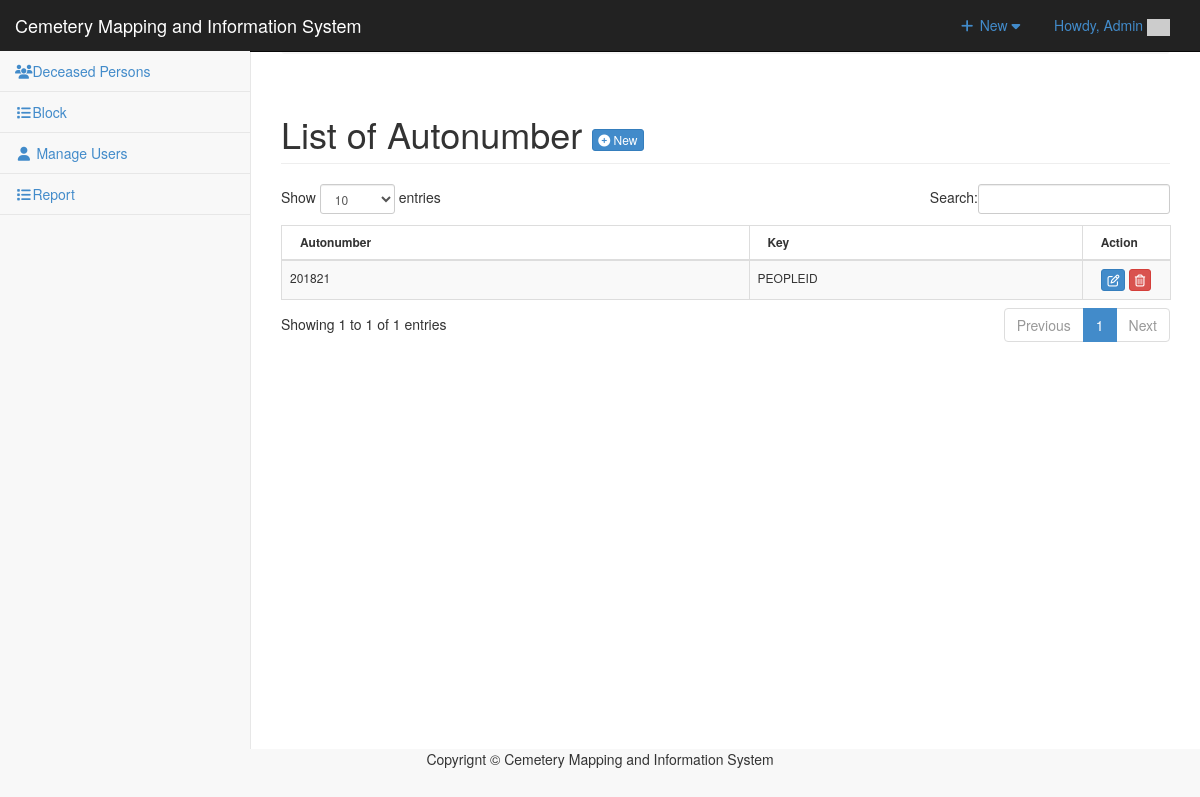
The page /admin/autonumber/index.php (signed in) on the database its author committed.
### tables this page shows
CREATE TABLE `tblautonumber` (
  `ID` int(11) NOT NULL,
  `AUTOSTART` varchar(11) NOT NULL,
  `AUTOINC` int(11) NOT NULL,
  `AUTOEND` int(11) NOT NULL,
  `AUTOKEY` varchar(12) NOT NULL,
  `AUTONUM` int(30) NOT NULL
);

### admin/autonumber/index.php (called while the page is built, shortened)
<?php
require_once ("../theme/templates.php");
?>

### include/database.php (called while the page is built, shortened)
<?php
class Database {
	var $sql_string = '';
	private $conn;
	public function open_connection() {
		$this->conn = mysqli_connect(server,user,pass);
		if(!$this->conn){
			echo "Problem in database connection! Contact administrator!";
			exit();
		}else{
			$db_select = mysqli_select_db($this->conn,database_name);
		}
	}
	function setQuery($sql='') {
		$this->sql_string=$sql;
	}
	function executeQuery() {
		$result = mysqli_query($this->conn,$this->sql_string);
		return $result;
	}
	private function confirm_query($result) {
		return $result;
	}
	function loadResultList( $key='' ) {
		$cur = $this->executeQuery();
		$array = array();
		while ($row = mysqli_fetch_object($cur)) {
			if ($key) {
				$array[$row->$key] = $row;
			} else {
				$array[] = $row;
			}
		}
		return $array;
	}
}
$mydb = new Database();
?>

### admin/autonumber/list.php (the view, shortened to what this page needs)
<div class="row">
      	 <div class="col-lg-12">
           <h1 class="page-header">List of Autonumber  <a href="index.php?view=add" class="btn btn-primary btn-xs  ">  <i class="fa fa-plus-circle fw-fa"></i> New</a>  </h1>
      		</div>
  		 </div>
 		    <form action="controller.php?action=delete" Method="POST">
		     <div class="table-responsive">
			<table id="example" class="table table-striped table-bordered table-hover"  style="font-size:12px" cellspacing="0">
			  <thead>
			  	<tr>
			  		<th>
			  		 Autonumber</th>
			  		  <th>Key</th>
			  		 <th width="10%" align="center">Action</th>
			  	</tr>
			  </thead>
			  <tbody>
			  	<?php
			  		$mydb->setQuery("SELECT * FROM `tblautonumber`");
			  		$cur = $mydb->loadResultList();
					foreach ($cur as $result) {
			  		echo '<tr>';
		  			echo '<td>' . $result->AUTOSTART. $result->AUTOEND.'</td>';
		  			echo '<td>' . $result->AUTOKEY.'</td>';
			  		echo '<td align="center"><a title="Edit" href="index.php?view=edit&id='.$result->ID.'" class="btn btn-primary btn-xs  ">  <span class="fa fa-edit fw-fa"></a>
			  		     <a title="Delete" href="controller.php?action=delete&id='.$result->ID.'" class="btn btn-danger btn-xs  ">  <span class="fa  fa-trash-o fw-fa "></a></td>';
			  		echo '</tr>';
			  	}
			  	?>
			  </tbody>
			</table>
			</form>

### admin/css/sb-admin-2.css (style rules this page uses)
body { background-color: #f8f8f8; }

### rows shown on the page
tblautonumber: AUTOSTART "2018", AUTOEND "21", AUTOKEY "PEOPLEID"

### other values the page prints
$_SESSION['U_NAME'] "Admin"
